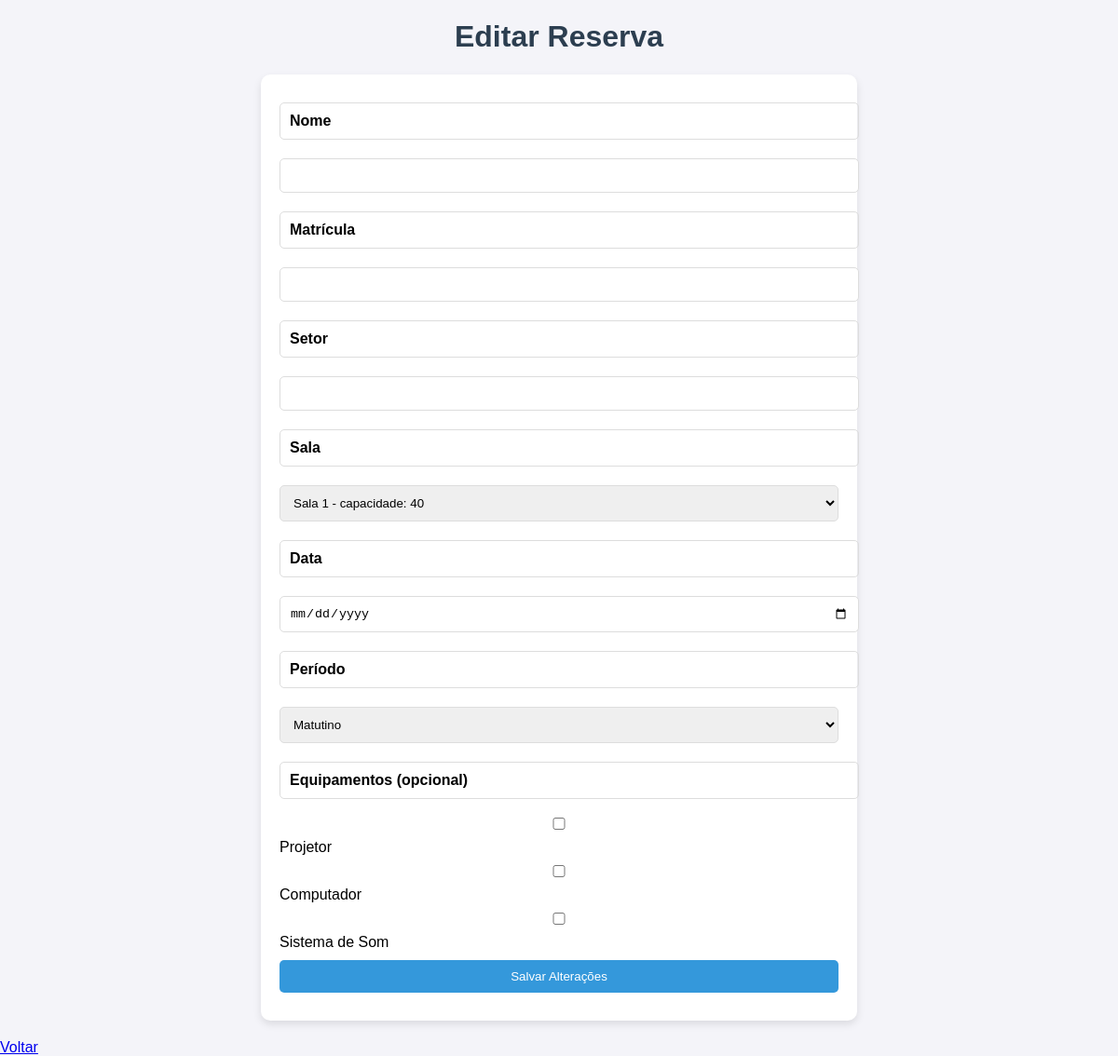
Before: /editar/16 with the older database file.
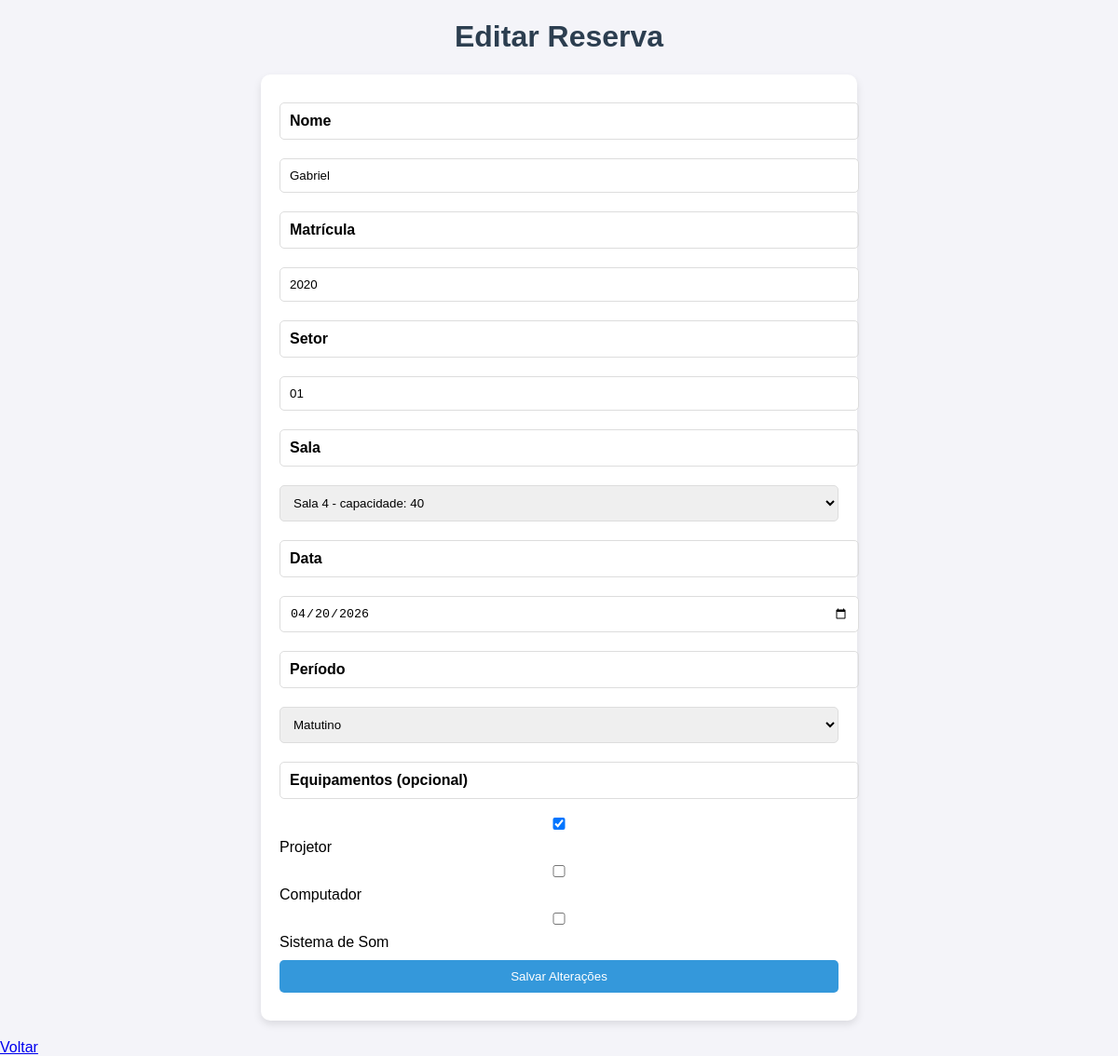
After: the same page with the newer database file.
### tables this page shows
CREATE TABLE Reservas (
        id INTEGER PRIMARY KEY AUTOINCREMENT,
        nome TEXT NOT NULL,
        matricula TEXT NOT NULL,
        setor TEXT NOT NULL,
        sala_id TEXT NOT NULL,
        data TEXT NOT NULL,
        periodo TEXT NOT NULL,
        equipamentos TEXT
    );

### app.py (the view, shortened to what this page needs)
@app.route('/editar/<int:id>', methods=['GET', 'POST'])
def editar_reserva(id):
    conn = conectar()
    cursor = conn.cursor()
    cursor.execute('SELECT * FROM Reservas WHERE id = ?', (id,))
    reserva = cursor.fetchone()
    conn.close()
    return render_template('editar_reserva.html', reserva=reserva)

### database.py (called while the page is built)
def conectar():
    return sqlite3.connect('salas.db')

### templates/editar_reserva.html (shortened to what this page needs)
<!DOCTYPE html>
<html lang="en">
<head>
</head>
<body>
    <h1>Editar Reserva</h1>
    <form method="POST">
        <label for="nome">Nome</label>
        <input type="text" name="nome" value="{{ reserva[1] }}" required>
        <label for="matricula">Matrícula</label>
        <input type="number" name="matricula" value="{{ reserva[2] }}" required min="0">
        <label for="setor">Setor</label>
        <input type="number" name="setor" value="{{ reserva[3] }}" required min="0">
        <label for="sala_id">Sala</label>
        <select name="sala_id" required>
            <option value="1" {% if reserva[4] == '1' %}selected{% endif %}>Sala 1 - capacidade: 40</option>
            <option value="4" {% if reserva[4] == '4' %}selected{% endif %}>Sala 4 - capacidade: 40</option>
        </select>
        <label for="data">Data</label>
        <input type="date" name="data" value="{{ reserva[5] }}" required max="9999-12-31">
        <label for="periodo">Período</label>
        <select name="periodo" required>
            <option value="matutino" {% if reserva[6] == 'matutino' %}selected{% endif %}>Matutino</option>
        </select>
        <label for="equipamentos">Equipamentos (opcional)</label>
        <input type="checkbox" name="equipamentos" value="Projetor" {% if 'Projetor' in reserva[7] %}checked{% endif %}> Projetor
        <input type="checkbox" name="equipamentos" value="Computador" {% if 'Computador' in reserva[7] %}checked{% endif %}> Computador
        <input type="checkbox" name="equipamentos" value="Sistema de Som" {% if 'Sistema de Som' in reserva[7] %}checked{% endif %}> Sistema de Som
        <button type="submit">Salvar Alterações</button>
    </form>
    <a href="/">Voltar</a>
</body>
</html>

Changed rows visible on the page:
added Reservas: nome "Gabriel", matricula "2020", setor "01", sala_id "Sala 4 - capacidade: 40", data "04/20/2026", periodo "Matutino", equipamentos "☑"
Other visible differences:
form field sala_id: "Sala 1 - capacidade: 40" → (not shown)
form field periodo: "Matutino" → (not shown)
form field equipamentos: "☐" → (not shown)
